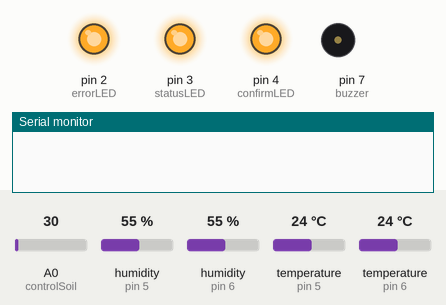
This sketch was run on a simulated Arduino Uno, built with avr-gcc and run on an emulated ATmega328P. On the bench: output pins drawn as LEDs (lit = HIGH), buzzer (waves = sounding), the last lines printed to the serial monitor. Inputs (shaded band) come from the test bench; at power-on: A0 (controlSoil) = 30, humidity (sensors on pin 5, pin 6) 55 %, temperature (sensors on pin 5, pin 6) 24 °C. The local clock reads 2024-03-15 10:24:30 at power-on unless the sketch sets it; storage starts empty.

Above: at 0.1 s.
At 3.5 s:
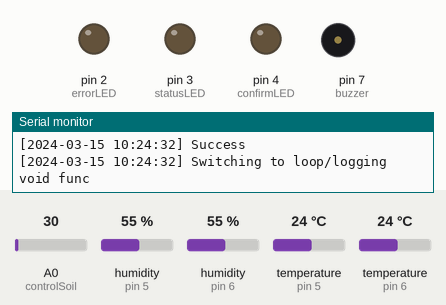
3.6 s: A0 (controlSoil) set to 30
At 7.7 s:
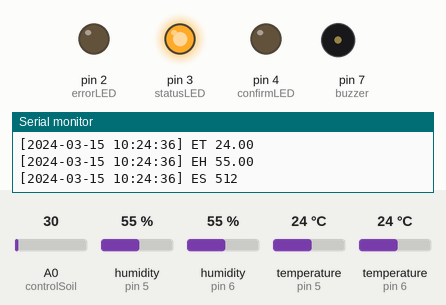
Timing chart, 0 to 14.0 s (numbered marks = the images above; inputs shaded):
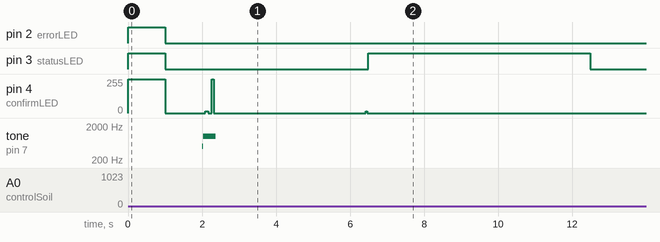

The sketch:

bio-programa.ino
```cpp
// (licence header left out)
#include "DHT.h"
#include "RTClib.h"
#include <SPI.h>
#include <SD.h>

#define controlDHTPIN 5
#define experimentDHTPIN 6
#define statusLED 3
#define confirmLED 4
#define errorLED 2
#define button 8
#define buzzer 7
#define chipSelect 10
#define controlSoil A0
#define experimentSoil A1
#define DHTTYPE DHT22
#define filename "datalog.txt"
#define filetype FILE_WRITE


DHT controlDHT(controlDHTPIN, DHTTYPE);
DHT experimentDHT(experimentDHTPIN, DHTTYPE);
RTC_DS1307 rtc;

File logfile;

void setup() {
  pinMode(statusLED, OUTPUT);
  pinMode(confirmLED, OUTPUT);
  pinMode(errorLED, OUTPUT);
  pinMode(buzzer, OUTPUT);
  pinMode(button, INPUT);

  pulseAllLED(1000);
  tone(buzzer, 500, 100);
  pulse(statusLED);
  Serial.begin(9600);

  Serial.println("Initializing SD card");
  if (!SD.begin(chipSelect)) {
    Serial.println("Card failed, or not present");
    halt();
  }
  logfile = SD.open(filename, filetype);
  if(!logfile){
    Serial.println("Log start failed");
    halt();
  } else {
    Serial.println("Log start");
    confirm();
  }

  if (!rtc.begin()) {
    Serial.println("Couldn't find RTC");
    halt();
  } else {
    sendMessage("RTC Start Success");
    confirm();
  }

  sendMessage("Time configuration");
  if (!rtc.isrunning()) {
    sendMessage("RTC is NOT running, inserting current date and time");
    pulse(statusLED);
    rtc.adjust(DateTime(F(__DATE__), F(__TIME__)));
    confirm();
  } else {
    sendMessage("Time OK");
    confirm();
  }

  sendMessage("Testing control DHT");
  controlDHT.begin();
  pulse(statusLED);

  float controlHum = controlDHT.readHumidity();
  if (isnan(controlHum)) {
    sendMessage("Control DHT sensor init fail");
    halt();
  } else {
    sendMessage("Success");
    confirm();
  }

  sendMessage("Testing experiment DHT");
  experimentDHT.begin();
  pulse(statusLED);

  float experimentHum = experimentDHT.readHumidity();
  if (isnan(experimentHum)) {
    sendMessage("Experiment DHT sensor init fail");
    halt();
  } else {
    sendMessage("Success");
    confirm();
  }

  digitalWrite(confirmLED, HIGH);
  sendMessage("Switching to loop/logging void func");
}

void pulse(int pin) {
  digitalWrite(pin, HIGH);
  delay(1);
  digitalWrite(pin, LOW);
  delay(1);
}

void sendMessage(String text) {
  DateTime time = rtc.now();
  Serial.println(String("[" + time.timestamp(DateTime::TIMESTAMP_DATE) + " " + time.timestamp(DateTime::TIMESTAMP_TIME) + "] " + text));
  logfile = SD.open(filename, filetype);
  if(!logfile){
    Serial.println("Log failed");
    halt();
  } else {
    pulse(confirmLED);
  }
  logfile.println(String("[" + time.timestamp(DateTime::TIMESTAMP_DATE) + " " + time.timestamp(DateTime::TIMESTAMP_TIME) + "] " + text));
  logfile.close();
}

void confirm() {
  pulse(statusLED);
  pulse(confirmLED);
  tone(buzzer, 1000, 100);
}

void halt() {
  digitalWrite(errorLED, HIGH);
  tone(buzzer, 200, 1000);
  while (true);
}

void pulseAllLED(int time) {
  pinMode(statusLED, OUTPUT);
  pinMode(confirmLED, OUTPUT);
  pinMode(errorLED, OUTPUT);

  digitalWrite(statusLED, HIGH);
  digitalWrite(errorLED, HIGH);
  digitalWrite(confirmLED, HIGH);
  delay(time);
  digitalWrite(statusLED, LOW);
  digitalWrite(errorLED, LOW);
  digitalWrite(confirmLED, LOW);
  delay(time);
}

void loop() {
  float controlHum = controlDHT.readHumidity();
  pulse(statusLED);
  delay(1000);
  float controlTemp = controlDHT.readTemperature();
  pulse(statusLED);
  delay(1000);
  float experimentHum = experimentDHT.readHumidity();
  pulse(statusLED);
  delay(1000);
  float experimentTemp = experimentDHT.readTemperature();
  pulse(statusLED);
  delay(1000);
  int controlSW = analogRead(controlSoil);
  pulse(statusLED);
  int experimentSW = analogRead(experimentSoil);
  pulse(statusLED);

  if (isnan(controlHum) || isnan(experimentHum) || isnan(controlTemp) || isnan(experimentTemp)) halt();

  sendMessage("CH " + String(controlHum));
  sendMessage("CT " + String(controlTemp));
  sendMessage("CS " + String(controlSW));
  sendMessage("ET " + String(experimentTemp));
  sendMessage("EH " + String(experimentHum));
  sendMessage("ES " + String(experimentSW));
  pulse(confirmLED);
  digitalWrite(statusLED, HIGH);
  delay(6000);
  digitalWrite(statusLED, LOW);
}
```
